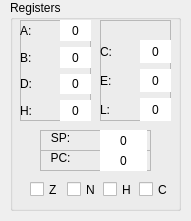
<?xml version="1.0" encoding="UTF-8"?>
<ui version="4.0">
 <class>RegisterViewer</class>
 <widget class="QWidget" name="RegisterViewer">
  <property name="geometry">
   <rect>
    <x>0</x>
    <y>0</y>
    <width>191</width>
    <height>221</height>
   </rect>
  </property>
  <property name="windowTitle">
   <string>Form</string>
  </property>
  <widget class="QGroupBox" name="groupBox">
   <property name="geometry">
    <rect>
     <x>10</x>
     <y>0</y>
     <width>171</width>
     <height>211</height>
    </rect>
   </property>
   <property name="title">
    <string>Registers</string>
   </property>
   <widget class="QFrame" name="frame">
    <property name="geometry">
     <rect>
      <x>10</x>
      <y>20</y>
      <width>71</width>
      <height>101</height>
     </rect>
    </property>
    <property name="frameShape">
     <enum>QFrame::StyledPanel</enum>
    </property>
    <property name="frameShadow">
     <enum>QFrame::Raised</enum>
    </property>
    <widget class="QWidget" name="layoutWidget">
     <property name="geometry">
      <rect>
       <x>0</x>
       <y>0</y>
       <width>21</width>
       <height>101</height>
      </rect>
     </property>
     <layout class="QVBoxLayout" name="LowverticalLayout">
      <item>
       <widget class="QLabel" name="label">
        <property name="text">
         <string>A:</string>
        </property>
       </widget>
      </item>
      <item>
       <widget class="QLabel" name="label_2">
        <property name="text">
         <string>B:</string>
        </property>
       </widget>
      </item>
      <item>
       <widget class="QLabel" name="label_3">
        <property name="text">
         <string>D:</string>
        </property>
       </widget>
      </item>
      <item>
       <widget class="QLabel" name="label_4">
        <property name="text">
         <string>H:</string>
        </property>
       </widget>
      </item>
     </layout>
    </widget>
    <widget class="QWidget" name="layoutWidget_2">
     <property name="geometry">
      <rect>
       <x>40</x>
       <y>0</y>
       <width>31</width>
       <height>101</height>
      </rect>
     </property>
     <layout class="QVBoxLayout" name="HighverticalLayout">
      <item>
       <widget class="QLabel" name="ALabel">
        <property name="styleSheet">
         <string notr="true">background-color: white;</string>
        </property>
        <property name="text">
         <string>0</string>
        </property>
        <property name="scaledContents">
         <bool>false</bool>
        </property>
        <property name="alignment">
         <set>Qt::AlignCenter</set>
        </property>
       </widget>
      </item>
      <item>
       <widget class="QLabel" name="BLabel">
        <property name="styleSheet">
         <string notr="true">background-color: white;</string>
        </property>
        <property name="text">
         <string>0</string>
        </property>
        <property name="scaledContents">
         <bool>false</bool>
        </property>
        <property name="alignment">
         <set>Qt::AlignCenter</set>
        </property>
       </widget>
      </item>
      <item>
       <widget class="QLabel" name="DLabel">
        <property name="styleSheet">
         <string notr="true">background-color: white;</string>
        </property>
        <property name="text">
         <string>0</string>
        </property>
        <property name="scaledContents">
         <bool>false</bool>
        </property>
        <property name="alignment">
         <set>Qt::AlignCenter</set>
        </property>
       </widget>
      </item>
      <item>
       <widget class="QLabel" name="HLabel">
        <property name="styleSheet">
         <string notr="true">background-color: white;</string>
        </property>
        <property name="text">
         <string>0</string>
        </property>
        <property name="scaledContents">
         <bool>false</bool>
        </property>
        <property name="alignment">
         <set>Qt::AlignCenter</set>
        </property>
       </widget>
      </item>
     </layout>
    </widget>
    <widget class="QWidget" name="layoutWidget_3">
     <property name="geometry">
      <rect>
       <x>20</x>
       <y>0</y>
       <width>21</width>
       <height>101</height>
      </rect>
     </property>
     <layout class="QVBoxLayout" name="verticalLayout_2">
      <item>
       <spacer name="horizontalSpacer">
        <property name="orientation">
         <enum>Qt::Horizontal</enum>
        </property>
        <property name="sizeHint" stdset="0">
         <size>
          <width>40</width>
          <height>20</height>
         </size>
        </property>
       </spacer>
      </item>
      <item>
       <spacer name="horizontalSpacer_2">
        <property name="orientation">
         <enum>Qt::Horizontal</enum>
        </property>
        <property name="sizeHint" stdset="0">
         <size>
          <width>40</width>
          <height>20</height>
         </size>
        </property>
       </spacer>
      </item>
      <item>
       <spacer name="horizontalSpacer_3">
        <property name="orientation">
         <enum>Qt::Horizontal</enum>
        </property>
        <property name="sizeHint" stdset="0">
         <size>
          <width>40</width>
          <height>20</height>
         </size>
        </property>
       </spacer>
      </item>
      <item>
       <spacer name="horizontalSpacer_4">
        <property name="orientation">
         <enum>Qt::Horizontal</enum>
        </property>
        <property name="sizeHint" stdset="0">
         <size>
          <width>40</width>
          <height>20</height>
         </size>
        </property>
       </spacer>
      </item>
     </layout>
    </widget>
   </widget>
   <widget class="QFrame" name="frame_2">
    <property name="geometry">
     <rect>
      <x>90</x>
      <y>20</y>
      <width>71</width>
      <height>101</height>
     </rect>
    </property>
    <property name="frameShape">
     <enum>QFrame::StyledPanel</enum>
    </property>
    <property name="frameShadow">
     <enum>QFrame::Raised</enum>
    </property>
    <widget class="QWidget" name="layoutWidget_4">
     <property name="geometry">
      <rect>
       <x>0</x>
       <y>0</y>
       <width>21</width>
       <height>101</height>
      </rect>
     </property>
     <layout class="QVBoxLayout" name="verticalLayout_4">
      <item>
       <spacer name="horizontalSpacer_12">
        <property name="orientation">
         <enum>Qt::Horizontal</enum>
        </property>
        <property name="sizeHint" stdset="0">
         <size>
          <width>40</width>
          <height>20</height>
         </size>
        </property>
       </spacer>
      </item>
      <item>
       <widget class="QLabel" name="label_10">
        <property name="text">
         <string>C:</string>
        </property>
       </widget>
      </item>
      <item>
       <widget class="QLabel" name="label_11">
        <property name="text">
         <string>E:</string>
        </property>
       </widget>
      </item>
      <item>
       <widget class="QLabel" name="label_12">
        <property name="text">
         <string>L:</string>
        </property>
       </widget>
      </item>
     </layout>
    </widget>
    <widget class="QWidget" name="layoutWidget_5">
     <property name="geometry">
      <rect>
       <x>40</x>
       <y>0</y>
       <width>31</width>
       <height>101</height>
      </rect>
     </property>
     <layout class="QVBoxLayout" name="verticalLayout_5">
      <item>
       <spacer name="horizontalSpacer_11">
        <property name="orientation">
         <enum>Qt::Horizontal</enum>
        </property>
        <property name="sizeHint" stdset="0">
         <size>
          <width>40</width>
          <height>20</height>
         </size>
        </property>
       </spacer>
      </item>
      <item>
       <widget class="QLabel" name="CLabel">
        <property name="styleSheet">
         <string notr="true">background-color: white;</string>
        </property>
        <property name="text">
         <string>0</string>
        </property>
        <property name="scaledContents">
         <bool>false</bool>
        </property>
        <property name="alignment">
         <set>Qt::AlignCenter</set>
        </property>
       </widget>
      </item>
      <item>
       <widget class="QLabel" name="ELabel">
        <property name="styleSheet">
         <string notr="true">background-color: white;</string>
        </property>
        <property name="text">
         <string>0</string>
        </property>
        <property name="scaledContents">
         <bool>false</bool>
        </property>
        <property name="alignment">
         <set>Qt::AlignCenter</set>
        </property>
       </widget>
      </item>
      <item>
       <widget class="QLabel" name="LLabel">
        <property name="styleSheet">
         <string notr="true">background-color: white;</string>
        </property>
        <property name="text">
         <string>0</string>
        </property>
        <property name="scaledContents">
         <bool>false</bool>
        </property>
        <property name="alignment">
         <set>Qt::AlignCenter</set>
        </property>
       </widget>
      </item>
     </layout>
    </widget>
    <widget class="QWidget" name="layoutWidget_6">
     <property name="geometry">
      <rect>
       <x>20</x>
       <y>0</y>
       <width>21</width>
       <height>101</height>
      </rect>
     </property>
     <layout class="QVBoxLayout" name="verticalLayout_6">
      <item>
       <spacer name="horizontalSpacer_5">
        <property name="orientation">
         <enum>Qt::Horizontal</enum>
        </property>
        <property name="sizeHint" stdset="0">
         <size>
          <width>40</width>
          <height>20</height>
         </size>
        </property>
       </spacer>
      </item>
      <item>
       <spacer name="horizontalSpacer_6">
        <property name="orientation">
         <enum>Qt::Horizontal</enum>
        </property>
        <property name="sizeHint" stdset="0">
         <size>
          <width>40</width>
          <height>20</height>
         </size>
        </property>
       </spacer>
      </item>
      <item>
       <spacer name="horizontalSpacer_7">
        <property name="orientation">
         <enum>Qt::Horizontal</enum>
        </property>
        <property name="sizeHint" stdset="0">
         <size>
          <width>40</width>
          <height>20</height>
         </size>
        </property>
       </spacer>
      </item>
      <item>
       <spacer name="horizontalSpacer_8">
        <property name="orientation">
         <enum>Qt::Horizontal</enum>
        </property>
        <property name="sizeHint" stdset="0">
         <size>
          <width>40</width>
          <height>20</height>
         </size>
        </property>
       </spacer>
      </item>
     </layout>
    </widget>
   </widget>
   <widget class="QFrame" name="frame_3">
    <property name="geometry">
     <rect>
      <x>30</x>
      <y>130</y>
      <width>111</width>
      <height>21</height>
     </rect>
    </property>
    <property name="styleSheet">
     <string notr="true"/>
    </property>
    <property name="frameShape">
     <enum>QFrame::StyledPanel</enum>
    </property>
    <property name="frameShadow">
     <enum>QFrame::Raised</enum>
    </property>
    <widget class="QLabel" name="SPLabel">
     <property name="geometry">
      <rect>
       <x>60</x>
       <y>0</y>
       <width>47</width>
       <height>21</height>
      </rect>
     </property>
     <property name="styleSheet">
      <string notr="true">background-color: white;</string>
     </property>
     <property name="text">
      <string>0</string>
     </property>
     <property name="scaledContents">
      <bool>false</bool>
     </property>
     <property name="alignment">
      <set>Qt::AlignCenter</set>
     </property>
    </widget>
    <widget class="QLabel" name="label_17">
     <property name="geometry">
      <rect>
       <x>10</x>
       <y>0</y>
       <width>21</width>
       <height>16</height>
      </rect>
     </property>
     <property name="text">
      <string>SP:</string>
     </property>
     <property name="alignment">
      <set>Qt::AlignCenter</set>
     </property>
    </widget>
    <zorder>label_17</zorder>
    <zorder>SPLabel</zorder>
   </widget>
   <widget class="QWidget" name="layoutWidget">
    <property name="geometry">
     <rect>
      <x>20</x>
      <y>180</y>
      <width>139</width>
      <height>19</height>
     </rect>
    </property>
    <layout class="QHBoxLayout" name="horizontalLayout">
     <item>
      <widget class="QCheckBox" name="ZcheckBox">
       <property name="text">
        <string>Z</string>
       </property>
      </widget>
     </item>
     <item>
      <widget class="QCheckBox" name="NcheckBox">
       <property name="text">
        <string>N</string>
       </property>
      </widget>
     </item>
     <item>
      <widget class="QCheckBox" name="HcheckBox">
       <property name="text">
        <string>H</string>
       </property>
      </widget>
     </item>
     <item>
      <widget class="QCheckBox" name="CcheckBox">
       <property name="text">
        <string>C</string>
       </property>
      </widget>
     </item>
    </layout>
   </widget>
   <widget class="QFrame" name="frame_4">
    <property name="geometry">
     <rect>
      <x>30</x>
      <y>150</y>
      <width>111</width>
      <height>21</height>
     </rect>
    </property>
    <property name="styleSheet">
     <string notr="true"/>
    </property>
    <property name="frameShape">
     <enum>QFrame::StyledPanel</enum>
    </property>
    <property name="frameShadow">
     <enum>QFrame::Raised</enum>
    </property>
    <widget class="QLabel" name="PCLabel">
     <property name="geometry">
      <rect>
       <x>60</x>
       <y>0</y>
       <width>47</width>
       <height>21</height>
      </rect>
     </property>
     <property name="styleSheet">
      <string notr="true">background-color: white;</string>
     </property>
     <property name="text">
      <string>0</string>
     </property>
     <property name="scaledContents">
      <bool>false</bool>
     </property>
     <property name="alignment">
      <set>Qt::AlignCenter</set>
     </property>
    </widget>
    <widget class="QLabel" name="label_18">
     <property name="geometry">
      <rect>
       <x>10</x>
       <y>0</y>
       <width>21</width>
       <height>16</height>
      </rect>
     </property>
     <property name="text">
      <string>PC:</string>
     </property>
     <property name="alignment">
      <set>Qt::AlignCenter</set>
     </property>
    </widget>
   </widget>
  </widget>
 </widget>
 <resources/>
 <connections/>
</ui>
